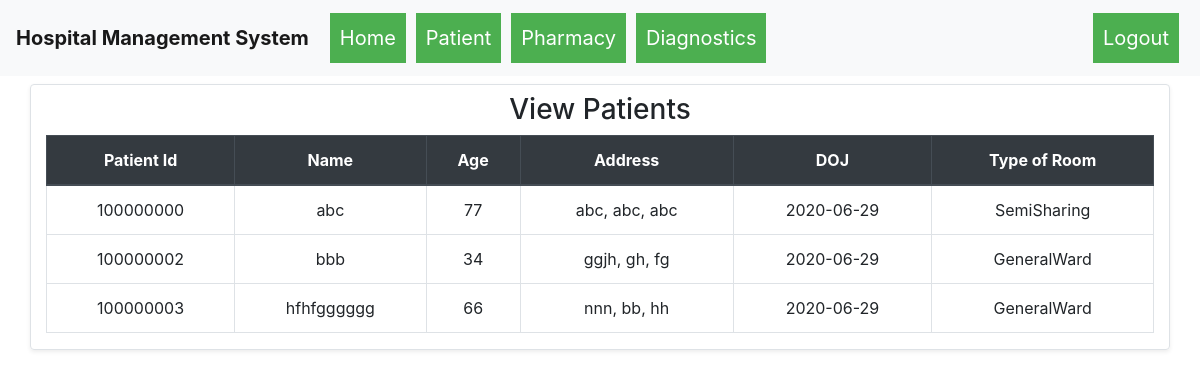
The page /patient_list (signed in) on the database its author committed.
### hospital_management_system/models.py (models this page shows)
class Patient(db.Model):
    __table_args__ = {'sqlite_autoincrement': True}
    id = db.Column(db.Integer, primary_key=True)
    ssid = db.Column(db.String(250), unique=True, nullable=False)
    name = db.Column(db.String(80), nullable=False)
    age = db.Column(db.Integer, nullable=False)
    date_of_admission = db.Column(db.Date, nullable=False)
    type_of_bed = db.Column(db.String(80), nullable=False)
    address = db.Column(db.String(250), nullable=False)
    city = db.Column(db.String(250), nullable=False)
    state = db.Column(db.String(250), nullable=False)
    status = db.Column(db.String(100), nullable=False)

### hospital_management_system/routes.py (the view)
@app.route("/patient_list")
def patient_list():
    if not session.get("username"):
        return redirect("/login")
    patients = Patient.query.all()
    return render_template("patient_list.html", patient="active", patients=patients)

### hospital_management_system/templates/patient_list.html (shortened to what this page needs)
{% extends "base.html" %}
{% block body %}
    <div class="container">
        <div class="row">
            <div class="col-md-12 shadow-sm rounded border mt-2">
                <h3 class="text-center my-2">View Patients</h3>
                <table class="table table-bordered table-hover">
                    <thead class="thead-dark">
                        <tr>
                            <th class="text-center">Patient Id</th>
                            <th class="text-center">Name</th>
                            <th class="text-center">Age</th>
                            <th class="text-center">Address</th>
                            <th class="text-center">DOJ</th>
                            <th class="text-center">Type of Room</th>
                        </tr>
                    </thead>
                    <tbody>
                        {% for i in patients %}
                            <tr>
                                <td class="text-center">{{i.id}}</td>
                                <td class="text-center">{{i.name}}</td>
                                <td class="text-center">{{i.age}}</td>
                                <td class="text-center">{{i.address}}, {{i.city}}, {{i.state}}</td>
                                <td class="text-center">{{i.date_of_admission}}</td>
                                <td class="text-center">{{i.type_of_bed}}</td>
                            </tr>
                        {% endfor %}
                    </tbody>
                </table>
            </div>
        </div>
    </div>
{% endblock %}

### hospital_management_system/templates/base.html (shortened to what this page needs)
<!DOCTYPE html>
<html lang="en">
<head>
    <link rel="stylesheet" href="{{ url_for('static',filename='css/bootstrap.min.css') }}">
    <link rel="stylesheet" href="{{ url_for('static', filename='css/dropdown.css') }}">
</head>
<body>
    {% include 'header.html' %}
    {% block body %}
    {% endblock %}
</body>
</html>

### hospital_management_system/templates/header.html (shortened to what this page needs)
<nav class="navbar navbar-expand-lg navbar-light bg-light">
    <a class="navbar-brand font-weight-bolder" href="{{url_for('home')}}">Hospital Management System</a>
    <div class="collapse navbar-collapse" id="navbarNav">
      <ul class="navbar-nav mr-auto">
        {% if Login %}
        {% else %}
        <div class="dropdown">
          <a href="{{url_for('home')}}"><button style="padding: 10px; margin: 5px;" class="dropbtn">Home</button>
        </div></a>
        <div class="dropdown">
          <a href="{{url_for('patient_list')}}"><button style="padding: 10px; margin: 5px;" class="dropbtn">Patient</button></a>
        </div>
        <div class="dropdown">
          <button style="padding: 10px; margin: 5px;" class="dropbtn">Pharmacy</button>
        </div>
        <div class="dropdown">
          <button style="padding: 10px; margin: 5px;" class="dropbtn">Diagnostics</button>
        </div>
        {% endif %}
      </ul>
      <ul class="navbar-nav ml-auto">
        {% if Login %}
        {% else %}
        <div class="dropdown">
          <a href="{{url_for('logout')}}"><button style="padding: 10px; margin: 5px;" class="dropbtn">Logout</button>
        </div></a>
        {% endif %}
      </ul>
    </div>
  </nav>

### hospital_management_system/static/css/dropdown.css (style rules this page uses)
.dropbtn { background-color: #4CAF50; color: white; padding: 20px; font-size: 20px; border: none; }
.dropdown { position: relative; display: inline-block; }

### rows shown on the page
Patient: id "100000000", name "abc", age "77", address "abc", city "abc", state "abc", date_of_admission "2020-06-29", type_of_bed "SemiSharing"
Patient: id "100000002", name "bbb", age "34", address "ggjh", city "gh", state "fg", date_of_admission "2020-06-29", type_of_bed "GeneralWard"
Patient: id "100000003", name "hfhfgggggg", age "66", address "nnn", city "bb", state "hh", date_of_admission "2020-06-29", type_of_bed "GeneralWard"
